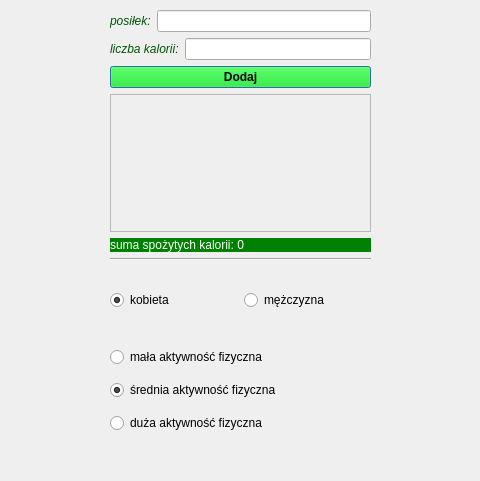
<?xml version="1.0" encoding="UTF-8"?>
<ui version="4.0">
 <class>Dialog</class>
 <widget class="QDialog" name="Dialog">
  <property name="windowModality">
   <enum>Qt::NonModal</enum>
  </property>
  <property name="geometry">
   <rect>
    <x>0</x>
    <y>0</y>
    <width>480</width>
    <height>481</height>
   </rect>
  </property>
  <property name="windowTitle">
   <string>Kalkulator kalorii</string>
  </property>
  <property name="inputMethodHints">
   <set>Qt::ImhDigitsOnly|Qt::ImhFormattedNumbersOnly</set>
  </property>
  <widget class="QWidget" name="verticalLayoutWidget">
   <property name="geometry">
    <rect>
     <x>110</x>
     <y>10</y>
     <width>261</width>
     <height>251</height>
    </rect>
   </property>
   <layout class="QVBoxLayout" name="verticalLayout">
    <item>
     <layout class="QHBoxLayout" name="horizontalLayout">
      <item>
       <widget class="QLabel" name="label">
        <property name="font">
         <font>
          <italic>true</italic>
         </font>
        </property>
        <property name="styleSheet">
         <string notr="true">color: rgb(0, 83, 5)</string>
        </property>
        <property name="text">
         <string>posiłek:</string>
        </property>
       </widget>
      </item>
      <item>
       <widget class="QLineEdit" name="txt_meal"/>
      </item>
     </layout>
    </item>
    <item>
     <layout class="QHBoxLayout" name="horizontalLayout_2">
      <item>
       <widget class="QLabel" name="label_2">
        <property name="font">
         <font>
          <italic>true</italic>
         </font>
        </property>
        <property name="styleSheet">
         <string notr="true">color: rgb(0, 83, 5)</string>
        </property>
        <property name="text">
         <string>liczba kalorii:</string>
        </property>
       </widget>
      </item>
      <item>
       <widget class="QLineEdit" name="txt_cal">
        <property name="inputMethodHints">
         <set>Qt::ImhDigitsOnly</set>
        </property>
       </widget>
      </item>
     </layout>
    </item>
    <item>
     <widget class="QPushButton" name="btn_add">
      <property name="font">
       <font>
        <weight>75</weight>
        <bold>true</bold>
       </font>
      </property>
      <property name="styleSheet">
       <string notr="true">background-color: rgb(0, 227, 7);</string>
      </property>
      <property name="text">
       <string>Dodaj</string>
      </property>
     </widget>
    </item>
    <item>
     <widget class="QTextEdit" name="list">
      <property name="enabled">
       <bool>false</bool>
      </property>
     </widget>
    </item>
    <item>
     <widget class="QLabel" name="sum_label">
      <property name="styleSheet">
       <string notr="true">background-color:green;
color: white;
</string>
      </property>
      <property name="text">
       <string>suma spożytych kalorii: 0</string>
      </property>
     </widget>
    </item>
    <item>
     <widget class="Line" name="line">
      <property name="orientation">
       <enum>Qt::Horizontal</enum>
      </property>
     </widget>
    </item>
   </layout>
  </widget>
  <widget class="QWidget" name="horizontalLayoutWidget_4">
   <property name="geometry">
    <rect>
     <x>110</x>
     <y>280</y>
     <width>261</width>
     <height>41</height>
    </rect>
   </property>
   <layout class="QHBoxLayout" name="horizontalLayout_5">
    <item>
     <widget class="QRadioButton" name="radio_female">
      <property name="text">
       <string>kobieta</string>
      </property>
      <property name="checked">
       <bool>true</bool>
      </property>
     </widget>
    </item>
    <item>
     <widget class="QRadioButton" name="radio_male">
      <property name="text">
       <string>mężczyzna</string>
      </property>
     </widget>
    </item>
   </layout>
  </widget>
  <widget class="QWidget" name="horizontalLayoutWidget_5">
   <property name="geometry">
    <rect>
     <x>110</x>
     <y>340</y>
     <width>261</width>
     <height>103</height>
    </rect>
   </property>
   <layout class="QVBoxLayout" name="verticalLayout_2">
    <item>
     <widget class="QRadioButton" name="radio_low">
      <property name="text">
       <string>mała aktywność fizyczna</string>
      </property>
     </widget>
    </item>
    <item>
     <widget class="QRadioButton" name="radio_medium">
      <property name="text">
       <string>średnia aktywność fizyczna</string>
      </property>
      <property name="checked">
       <bool>true</bool>
      </property>
     </widget>
    </item>
    <item>
     <widget class="QRadioButton" name="radio_high">
      <property name="text">
       <string>duża aktywność fizyczna</string>
      </property>
     </widget>
    </item>
   </layout>
  </widget>
 </widget>
 <resources/>
 <connections/>
</ui>
